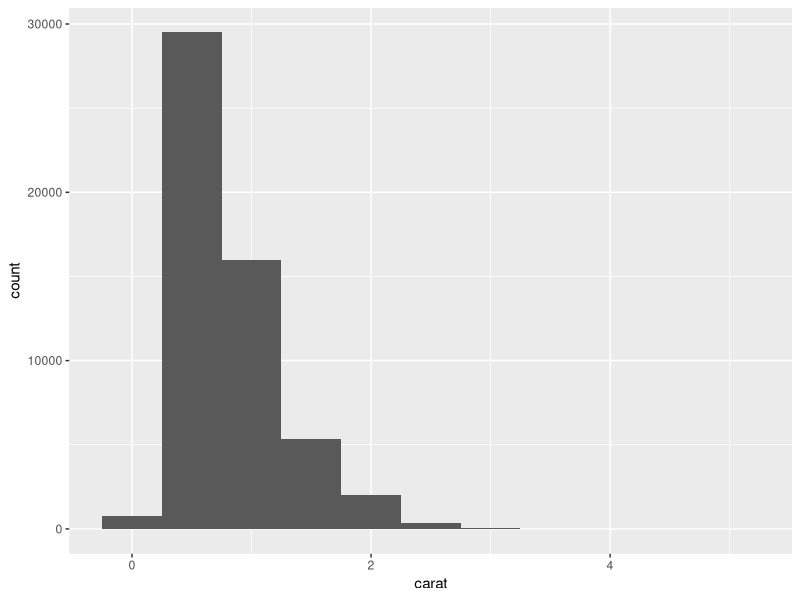
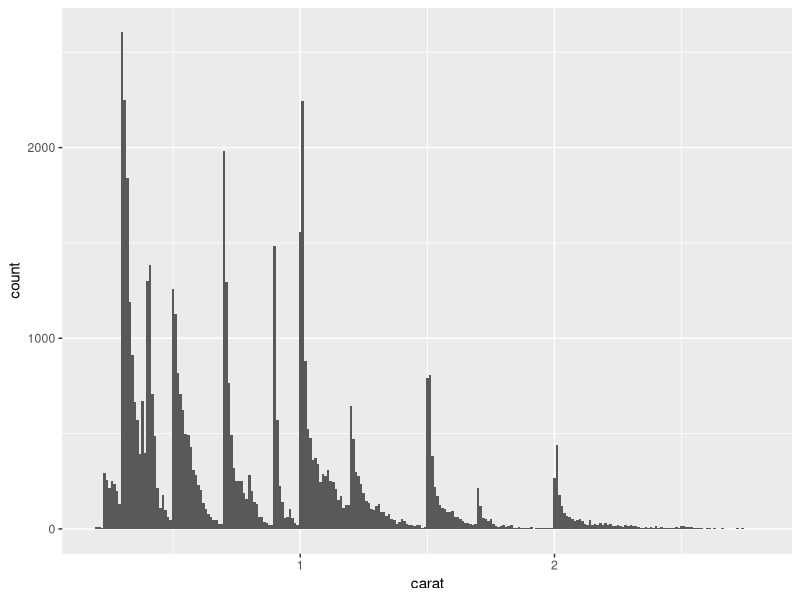
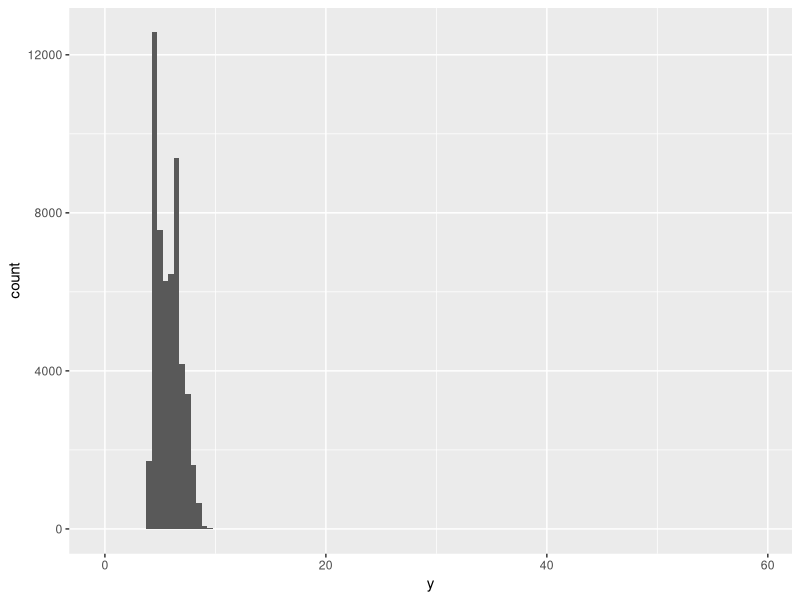
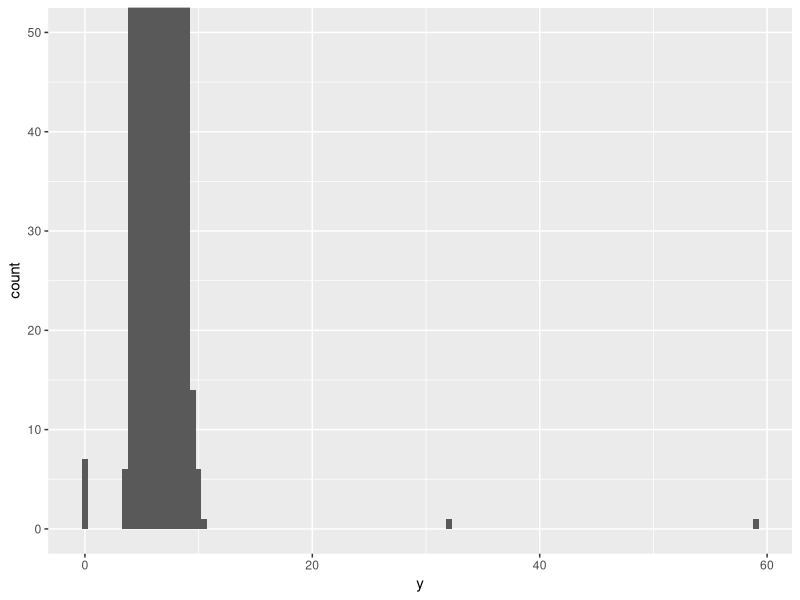
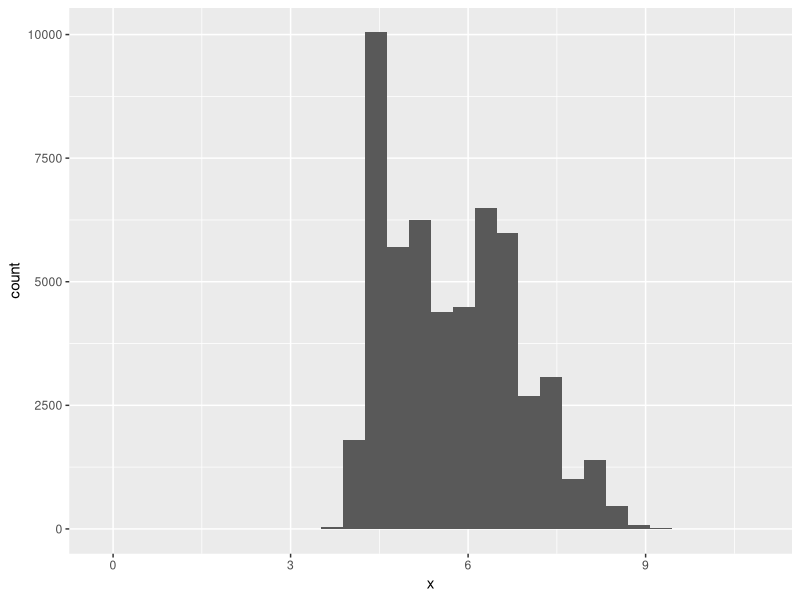
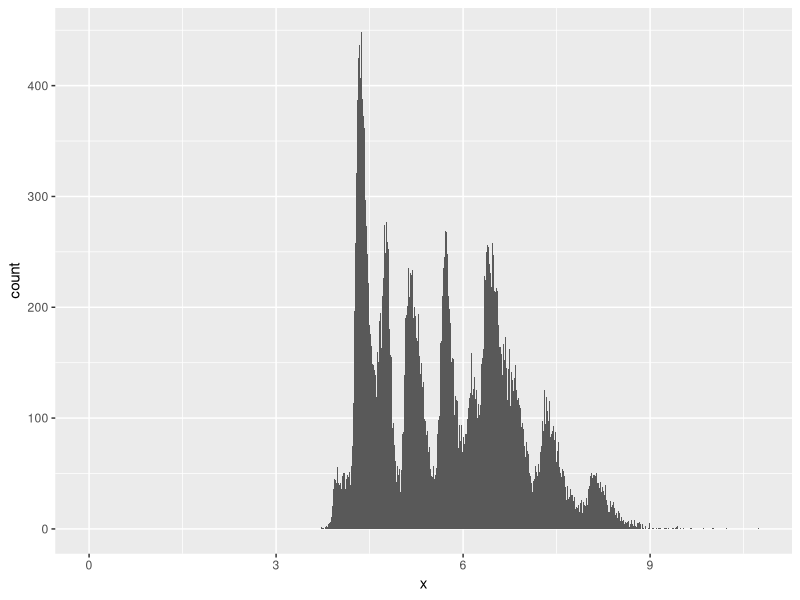
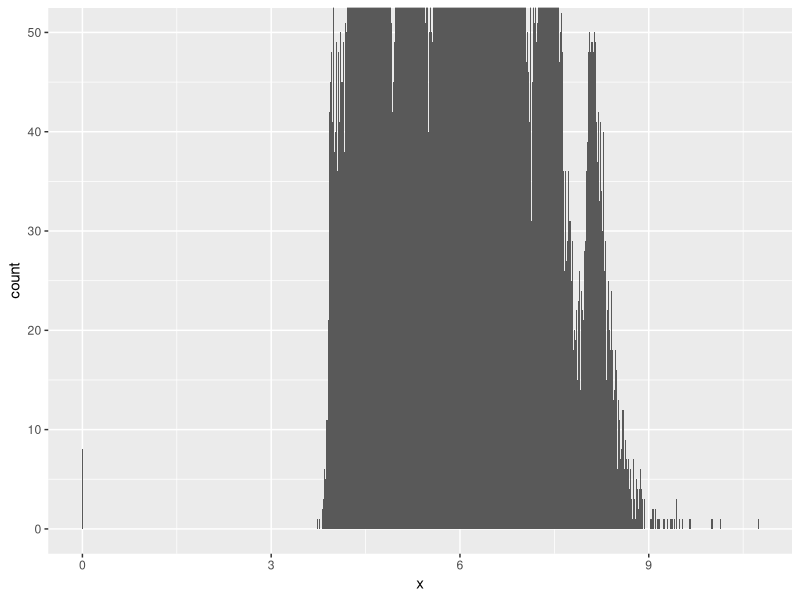
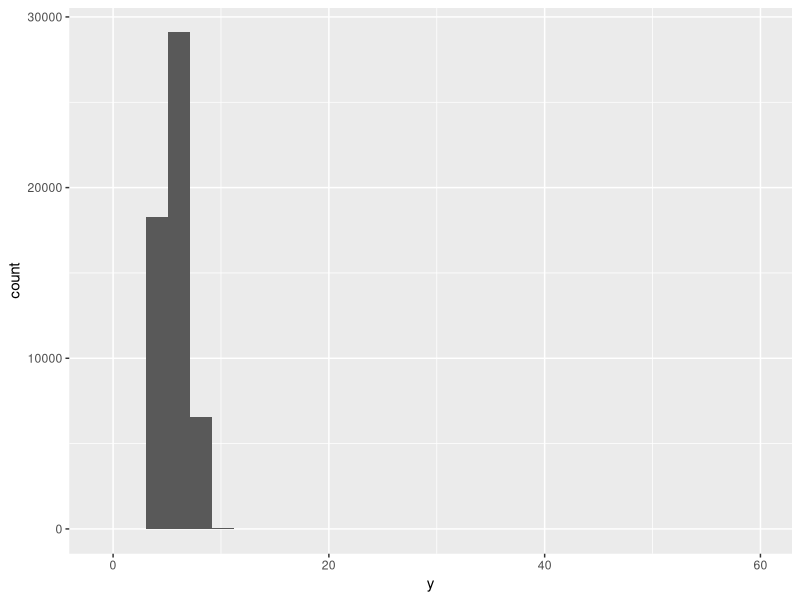

Reproduce these figures in R, in order.
library("tidyverse")

# exploratory data analysis (EDA) is an iterative cycle
# generate questions, search for answers by visualizing, transforming, and 
# modeling data, use what was learned to refine questions or generate new ones

# start by investigating any ideas, seeing if they lead to anything
# investigate quality of data for answering questions

# goal of EDA is to develop an understanding of data
# to generate quality questions, generate a large quantity of questions first
# follow up each question with a new question based on findings

# two types of questions are most useful for making discoveries within data
# 1. What type of variation occurs within my variables?
# 2. What type of covariation occurs between my variables?

# variation - tendency of values to change from measurement to measurement
# to best understand pattern, visualize distribution of values

ggplot(diamonds, aes(x = carat)) + 
  geom_histogram(binwidth = 0.5)

# good follow-up questions involve curiosity and skepticism

# look for the unexpected - common/uncommon values, distribution patterns

smaller <- diamonds |> 
  filter(carat < 3)

ggplot(smaller, aes(x = carat)) + 
  geom_histogram(binwidth = 0.01)
# follow-up questions come from the following observations:
# more diamonds at whole carats and common fractions of carats (why?)
# more diamonds slightly to the right of each peak than to the left

# visualization can also reveal clusters or subgroupings in data
# try asking questions about similarities within subgroups,
# differences between subgroups, how to explain or describe clusters,
# and whether appearance of clusters may be misleading

# outliers in data may be data entry errors or happenstance occurrences,
# or they may be the clue to important discoveries
ggplot(diamonds, aes(x = y)) + 
  geom_histogram(binwidth = 0.5)

# outliers may be difficult to see in large datasets
# coord_cartesian() allows zooming in on axes with xlim() and ylim()
ggplot(diamonds, aes(x = y)) + 
  geom_histogram(binwidth = 0.5) + 
  coord_cartesian(ylim = c(0, 50))

unusual <- diamonds |> 
  filter(y < 3 | y > 20) |> 
  select(price, x, y, z) |> 
  arrange(y)

# 7 observations with values of 0 for x, y, and z
# these cannot be correct, so they must be missing values
# 2 observations of widths over 30 mm, possibly misplaced decimal point
unusual

# outliers with minimal effect on the data can be omitted in reports
# if they have a notable effect, explanations for removal should be provided


# -------------------------------------------------------------------------

# 1. Explore the distribution of each of the x, y, and z variables in diamonds.
# What do you learn? Think about a diamond and how you might decide which
# dimension is the length, width, and depth.
ggplot(diamonds, aes(x = x)) + 
  geom_histogram()

ggplot(diamonds, aes(x = x)) + 
  geom_histogram(binwidth = 0.01)

ggplot(diamonds, aes(x = x)) + 
  geom_histogram(binwidth = 0.01) + 
  coord_cartesian(ylim = c(0, 50))

diamonds |> count(x, sort = TRUE)
# The most common length is around 4.37 mm, but there are
# about 5 common values for length.

ggplot(diamonds, aes(x = y)) + 
  geom_histogram()

ggplot(diamonds, aes(x = y)) + 
  geom_histogram(binwidth = 0.05)

ggplot(diamonds, aes(x = y)) + 
  geom_histogram(binwidth = 0.01) + 
  coord_cartesian(ylim = c(0, 50))

diamonds |> count(y, sort = TRUE)
# The most common width is close to the most common length at around 4.34 mm.

ggplot(diamonds, aes(x = z)) + 
  geom_histogram()

ggplot(diamonds, aes(x = z)) + 
  geom_histogram(binwidth = 0.05)

ggplot(diamonds, aes(x = z)) + 
  geom_histogram(binwidth = 0.05) + 
  coord_cartesian(ylim = c(0, 50))

diamonds |> count(z, sort = TRUE)
# The most common depth is about 2.7 mm.
# The shape of the distribution for depth is very similar to that of width.


# 2. Explore the distribution of price. Do you discover anything unusual or
# surprising? (Try a wide range of values for binwidth.)
ggplot(diamonds, aes(x = price)) + 
  geom_histogram()
# The price distribution is heavily right skewed,
# with most prices less than $5000.

ggplot(diamonds, aes(x = price)) + 
  geom_histogram(binwidth = 50)
# Using a smaller binwidth reveals a gap in the data.

ggplot(diamonds, aes(x = price)) + 
  geom_histogram(binwidth = 10) + 
  coord_cartesian(xlim = c(0, 2500), ylim = c(0, 500))
#There appear to be no diamonds with prices around $1500.

diamonds|> filter(price >= 1450 & price <= 1550) |> count(price)
# There are no diamonds with prices from $1455 to $1545.


# 3. How many diamonds are 0.99 carat? How many are 1 carat?
# What do you think is the cause of the difference?

diamonds|> filter(carat >= 0.99 & carat <= 1) |> count(carat)
# There are 23 diamonds that are 0.99 carat and 1558 diamonds that are 1 carat.
# Doing some research reveals that diamonds are priced per carat,
# so diamonds that are at least 1 carat will be more expensive.


# 4. Compare and contrast coord_cartesian() vs xlim() or ylim() when zooming
# in on a histogram. What happens if you leave binwidth unset? What happens if
# you try and zoom so only half a bar shows?
ggplot(diamonds, aes(x = price)) + 
  geom_histogram()

ggplot(diamonds, aes(x = price)) + 
  geom_histogram() + 
  coord_cartesian(xlim = c(0, 1000), ylim = c(0, 5000))

ggplot(diamonds, aes(x = price)) + 
  geom_histogram(binwidth = 100)

ggplot(diamonds, aes(x = price)) + 
  geom_histogram(binwidth = 100) + 
  coord_cartesian(xlim = c(0, 1000), ylim = c(0, 2000))
# using coord_cartesian zooms in on the graph without affecting
# or removing the data that is outside given limits for axes
# histogram binning is applied before changing the plot scale

ggplot(diamonds, aes(x = price)) + 
  geom_histogram() + 
  xlim(0, 1000)
ggplot(diamonds, aes(x = price)) + 
  geom_histogram() + 
  ylim(0, 5000)
# using xlim or ylim removes all data outside the given limits
# histogram binning is then applied to this filtered data
